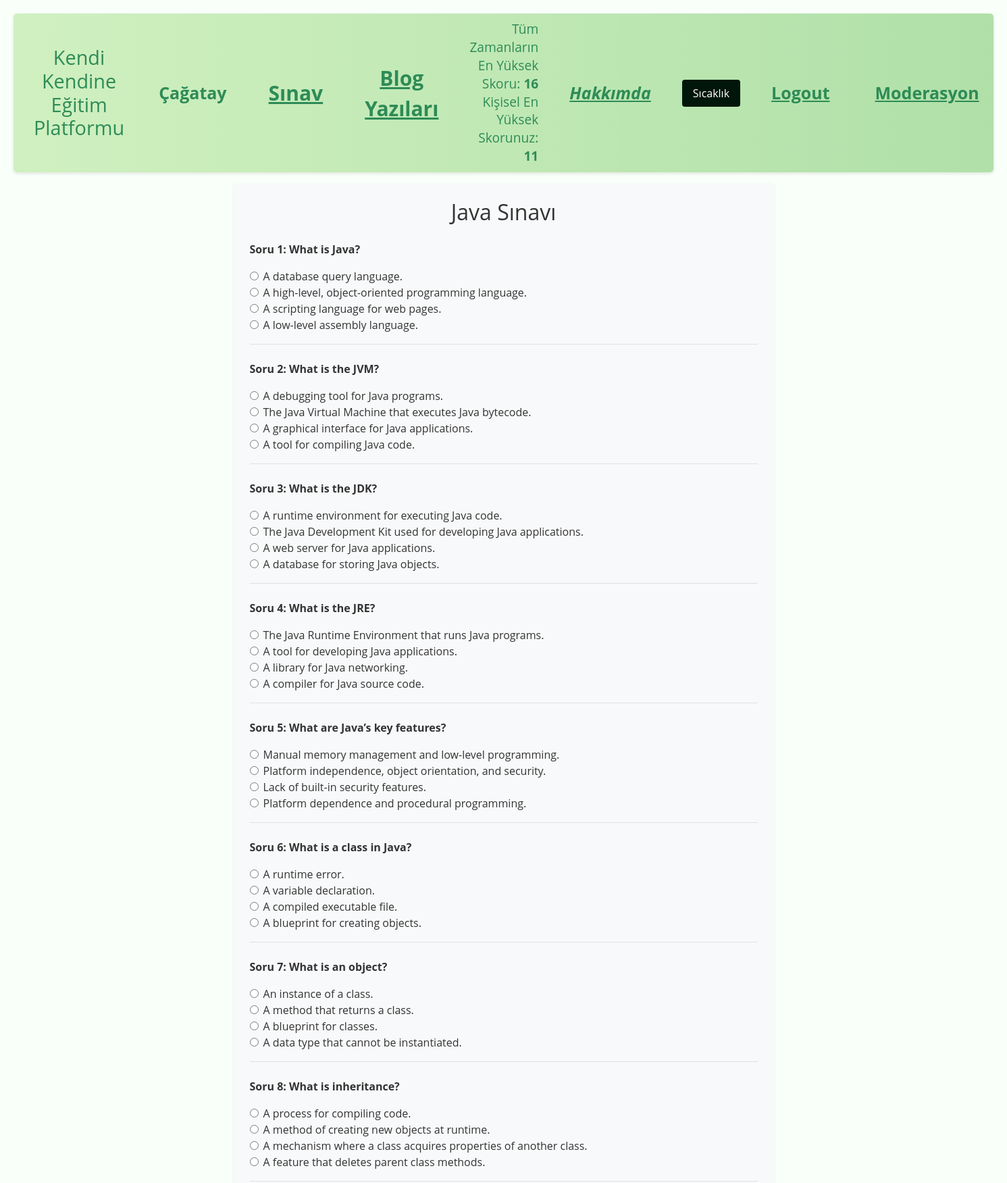
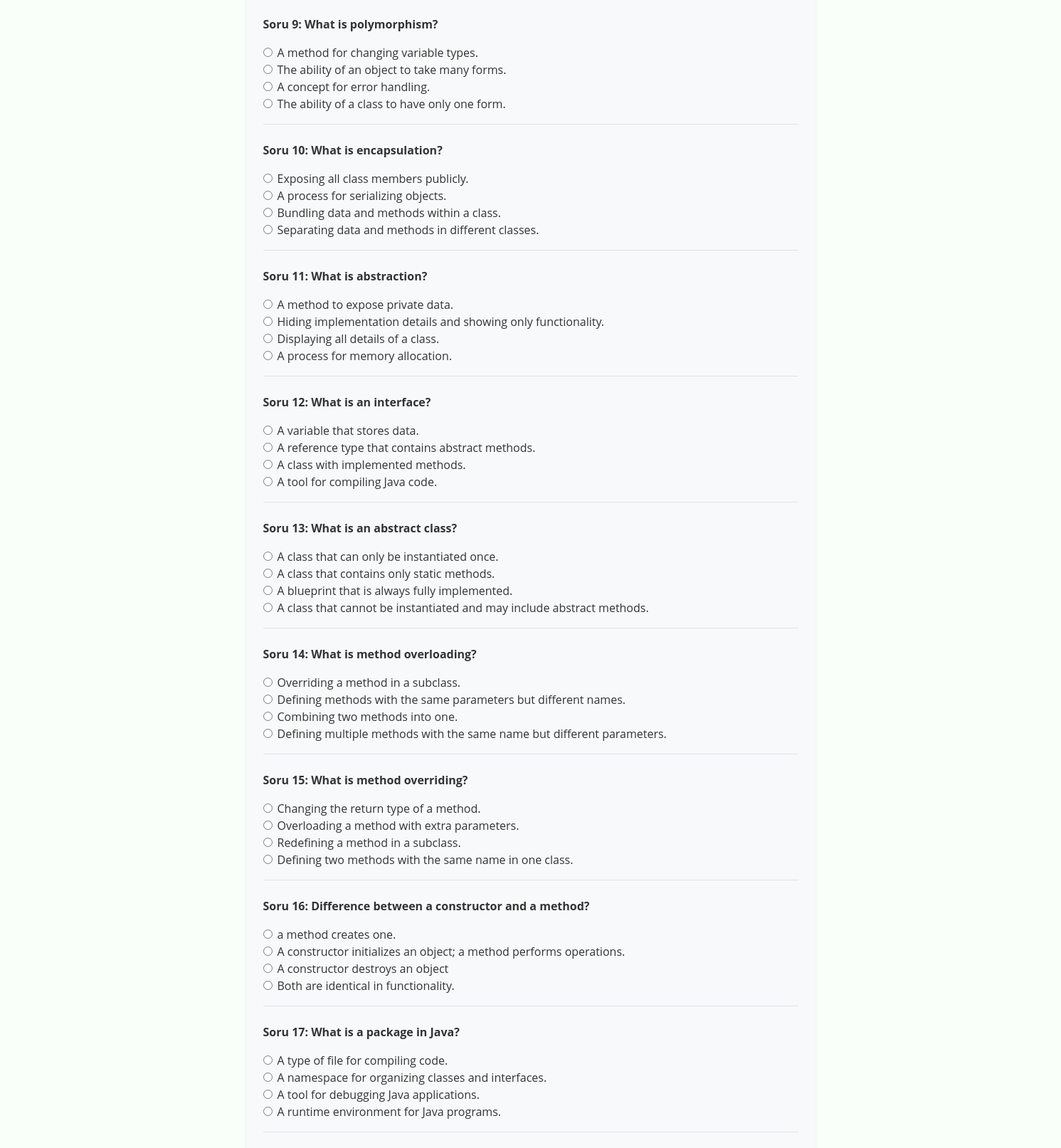
Page /exam/Java (signed in, upper part) on the committed database (2 pictures, top to bottom).
### tables this page shows
CREATE TABLE "kullanicilar" (
	"id"	INTEGER,
	"ad"	TEXT,
	"email"	TEXT UNIQUE,
	"sifre"	TEXT,
	"en_yuksek_skor"	INTEGER DEFAULT 0,
	"deneme_sayisi"	INTEGER DEFAULT 0,
	"rolId"	INTEGER, email_confirmed INTEGER DEFAULT 0,
	PRIMARY KEY("id" AUTOINCREMENT)
);

CREATE TABLE sorular (
        id INTEGER PRIMARY KEY AUTOINCREMENT,
        soru_metni TEXT NOT NULL,
        dogru_cevap TEXT NOT NULL,
        secenek1 TEXT NOT NULL,
        secenek2 TEXT NOT NULL,
        secenek3 TEXT NOT NULL,
        secenek4 TEXT NOT NULL,
        konu TEXT NOT NULL
    );

### app.py (the view, shortened to what this page needs)
@app.route('/exam/<subject>', methods=['GET', 'POST'])
def exam(subject):
    if 'user_id' not in session:
        return redirect(url_for('login'))
    if subject not in ['Python', 'Java', 'JavaScript', 'C', 'C++', 'Golang', 'C#', 'SQL', 'HTML', 'CSS']:
        return redirect(url_for('select_exam'))
    if request.method == 'GET':
        conn = get_db_connection()
        sorular = conn.execute("SELECT * FROM sorular WHERE konu = ?", (subject,)).fetchall()
        for i in sorular:
            print(f"sorular:::::::::::::::::::::::::::::{dict(i)}")
        conn.close()
        print(f"GET: Loaded {len(sorular)} questions for subject {subject}")
        return render_template('exam.html', sorular=sorular, subject=subject)

### app.py (called while the page is built)
def get_db_connection():
    conn = sqlite3.connect(DATABASE)
    conn.row_factory = sqlite3.Row
    return conn

@app.context_processor
def utility_processor():
    return dict(get_comments=get_comments)

@app.context_processor
def inject_scores():
    conn = get_db_connection()
    row = conn.execute("SELECT MAX(skor) AS max_skor FROM sinavsonuclari").fetchone()
    top_score = row["max_skor"] if row and row["max_skor"] is not None else 0
    user_best = 0
    user_role_id = None
    if 'user_id' in session:
        user_row = conn.execute(
            "SELECT en_yuksek_skor, rolId FROM kullanicilar WHERE id = ?",
            (session['user_id'],)
        ).fetchone()
        if user_row:
            user_best = user_row['en_yuksek_skor'] or 0
            user_role_id = user_row['rolId']
    conn.close()
    return {
        'top_score': top_score,
        'user_best': user_best,
        'user_role_id': user_role_id  # <-- role ID for use in templates
    }

### templates/exam.html (shortened to what this page needs)
{% extends "base.html" %}
{% block content %}
<div class="exam-container bg-light p-4 rounded shadow-sm" style="max-width: 800px; margin: auto;">
  <h2 class="text-center mb-4">{{ subject }} Sınavı</h2>
  <form method="POST" action="{{ url_for('exam', subject=subject) }}">
    {% for soru in sorular %}
      <div class="soru mb-4 border-bottom pb-3">
        <p class="font-weight-bold">Soru {{ loop.index }}: {{ soru.soru_metni }}</p>
        {% set options = [soru.secenek1, soru.secenek2, soru.secenek3, soru.secenek4] %}
        {% for secenek in options %}
          <div class="form-check">
            <input class="form-check-input" type="radio" name="cevap_{{ soru.id }}" id="option_{{ soru.id }}_{{ loop.index }}" value="{{ secenek | trim }}">
            <label class="form-check-label" for="option_{{ soru.id }}_{{ loop.index }}">
              {{ secenek | trim }}
            </label>
          </div>
        {% endfor %}
      </div>
    {% endfor %}
  </form>
</div>
{% endblock %}

### templates/base.html (shortened to what this page needs)
<!DOCTYPE html>
<html lang="tr">
<head>
  <link rel="stylesheet" href="https://stackpath.bootstrapcdn.com/bootstrap/4.5.2/css/bootstrap.min.css">
</head>
<body>
  <header>
    <div class="nav-bar">
      <div class="nav-left">
        <div class="site-title">
          <h1>Kendi Kendine Eğitim Platformu</h1>
        </div>
        {% if session.get('user_id') %}
          <div class="user-info">
            <a class="nav-link" href="#">{{ session['user_name'] }}</a>
          </div>
        {% endif %}
      </div>
      <div class="nav-center">
        {% if session.get('user_id') %}
          {% if request.endpoint != 'select_exam' %}
            <a class="nav-link" style="text-decoration: underline;" href="{{ url_for('select_exam') }}">Sınav</a>
          {% endif %}
          {% if request.endpoint != 'blog' %}
            <a class="nav-link" style="text-decoration: underline;" href="{{ url_for('blog') }}">Blog Yazıları</a>
          {% endif %}
        {% elif not session.get('user_id') %}
          {% if request.endpoint != 'blog' %}
            <a class="nav-link" style="text-decoration: underline;" href="{{ url_for('blog') }}">Blog Yazıları</a>
          {% endif %}
        {% endif %}
      </div>
      <div class="nav-right">
        {% if session.get('user_id') %}
          <div class="scores-info">
            Tüm Zamanların En Yüksek Skoru: <strong>{{ top_score }}</strong><br>
            Kişisel En Yüksek Skorunuz: <strong>{{ user_best }}</strong>
          </div>
          <div class="about-container">
            <a class="nav-link about-link" style="text-decoration: underline;" href="{{ url_for('about') }}">Hakkımda</a>
          </div>
          <div class="temp-button">
            <button onclick="window.location.href='{{ url_for('update_temp') }}'">Sıcaklık</button>
          </div>
          <div class="logout">
            <a class="nav-link" style="text-decoration: underline;" href="{{ url_for('logout') }}">Logout</a>
          </div>
          {% if session.get('rolId') == 1 %}
            <a class="nav-link" style="text-decoration: underline;" href="{{ url_for('moderate_blog_posts') }}">Moderasyon</a>
          {% endif %}
        {% endif %}
      </div>
    </div>
  </header>
  <main class="container-fluid mt-3">
    {% block content %}{% endblock %}
  </main>
</body>
</html>

### templates/base.html (style rules this page uses)
body { font-family: "Open Sans", Arial, sans-serif; margin: 20px; background-color: #f9fff9; color: #333; }
header, footer { background: linear-gradient(90deg, #d0f0c0 0%, #b0e0a8 100%); padding: 10px; text-align: center; border-radius: 5px; box-shadow: 0 2px 5px rgba(0, 0, 0, 0.1); }
.nav-bar { display: flex; justify-content: space-between; align-items: center; padding: 0 20px; }
.nav-left { display: flex; align-items: center; }
.site-title h1 { margin: 0; font-size: 1.8em; color: #2E8B57; }
.user-info { margin-left: 20px; }
.nav-center { flex-grow: 1; display: flex; justify-content: center; align-items: center; }
.nav-center a { text-decoration: none; font-weight: bold; font-size: 30px; margin: 0 15px; color: #2E8B57; }
.nav-right { display: flex; align-items: center; }
.nav-right > div { margin-left: 15px; }
.scores-info { font-size: 1.2em; line-height: 1.4; text-align: right; color: #2E8B57; }
.nav-link { text-decoration: none; font-weight: bold; font-size: 25px; margin: 0 15px; color: #2E8B57; transition: color 0.3s ease; }
.about-link { font-style: italic; text-decoration: underline; }
.temp-button button { font-size: 1em; padding: 8px 16px; background-color: rgb(1, 22, 10); color: white; border: none; border-radius: 4px; cursor: pointer; transition: background-color 0.3s ease; }
.logout a { margin-right: 20px; }

### rows in the picture
kullanicilar: user_name "Çağatay"
sorular: soru_metni "What is Java?", secenek1 "A database query language.", secenek2 "A high-level, object-oriented programming language.", secenek3 "A scripting language for web pages.", secenek4 "A low-level assembly language."
sorular: soru_metni "What is the JVM?", secenek1 "A debugging tool for Java programs.", secenek2 "The Java Virtual Machine that executes Java bytecode.", secenek3 "A graphical interface for Java applications.", secenek4 "A tool for compiling Java code."
sorular: soru_metni "What is the JDK?", secenek1 "A runtime environment for executing Java code.", secenek2 "The Java Development Kit used for developing Java applications.", secenek3 "A web server for Java applications.", secenek4 "A database for storing Java objects."
sorular: soru_metni "What is the JRE?", secenek1 "The Java Runtime Environment that runs Java programs.", secenek2 "A tool for developing Java applications.", secenek3 "A library for Java networking.", secenek4 "A compiler for Java source code."
sorular: soru_metni "What are Java’s key features?", secenek1 "Manual memory management and low-level programming.", secenek2 "Platform independence, object orientation, and security.", secenek3 "Lack of built-in security features.", secenek4 "Platform dependence and procedural programming."
sorular: soru_metni "What is a class in Java?", secenek1 "A runtime error.", secenek2 "A variable declaration.", secenek3 "A compiled executable file.", secenek4 "A blueprint for creating objects."
sorular: soru_metni "What is an object?", secenek1 "An instance of a class.", secenek2 "A method that returns a class.", secenek3 "A blueprint for classes.", secenek4 "A data type that cannot be instantiated."
sorular: soru_metni "What is inheritance?", secenek1 "A process for compiling code.", secenek2 "A method of creating new objects at runtime.", secenek3 "A mechanism where a class acquires properties of another class.", secenek4 "A feature that deletes parent class methods."
sorular: soru_metni "What is polymorphism?", secenek1 "A method for changing variable types.", secenek2 "The ability of an object to take many forms.", secenek3 "A concept for error handling.", secenek4 "The ability of a class to have only one form."
sorular: soru_metni "What is encapsulation?", secenek1 "Exposing all class members publicly.", secenek2 "A process for serializing objects.", secenek3 "Bundling data and methods within a class.", secenek4 "Separating data and methods in different classes."
sorular: soru_metni "What is abstraction?", secenek1 "A method to expose private data.", secenek2 "Hiding implementation details and showing only functionality.", secenek3 "Displaying all details of a class.", secenek4 "A process for memory allocation."
sorular: soru_metni "What is an interface?", secenek1 "A variable that stores data.", secenek2 "A reference type that contains abstract methods.", secenek3 "A class with implemented methods.", secenek4 "A tool for compiling Java code."
sorular: soru_metni "What is an abstract class?", secenek1 "A class that can only be instantiated once.", secenek2 "A class that contains only static methods.", secenek3 "A blueprint that is always fully implemented.", secenek4 "A class that cannot be instantiated and may include abstract methods."
sorular: soru_metni "What is method overloading?", secenek1 "Overriding a method in a subclass.", secenek2 "Defining methods with the same parameters but different names.", secenek3 "Combining two methods into one.", secenek4 "Defining multiple methods with the same name but different parameters."
sorular: soru_metni "What is method overriding?", secenek1 "Changing the return type of a method.", secenek2 "Overloading a method with extra parameters.", secenek3 "Redefining a method in a subclass.", secenek4 "Defining two methods with the same name in one class."
sorular: soru_metni "Difference between a constructor and a method?", secenek1 "a method creates one.", secenek2 "A constructor initializes an object; a method performs operations.", secenek3 "A constructor destroys an object", secenek4 "Both are identical in functionality."
sorular: soru_metni "What is a package in Java?", secenek1 "A type of file for compiling code.", secenek2 "A namespace for organizing classes and interfaces.", secenek3 "A tool for debugging Java applications.", secenek4 "A runtime environment for Java programs."

### other values in the picture
{{ top_score }} "16"
{{ user_best }} "11"
{{ subject }} "Java"
